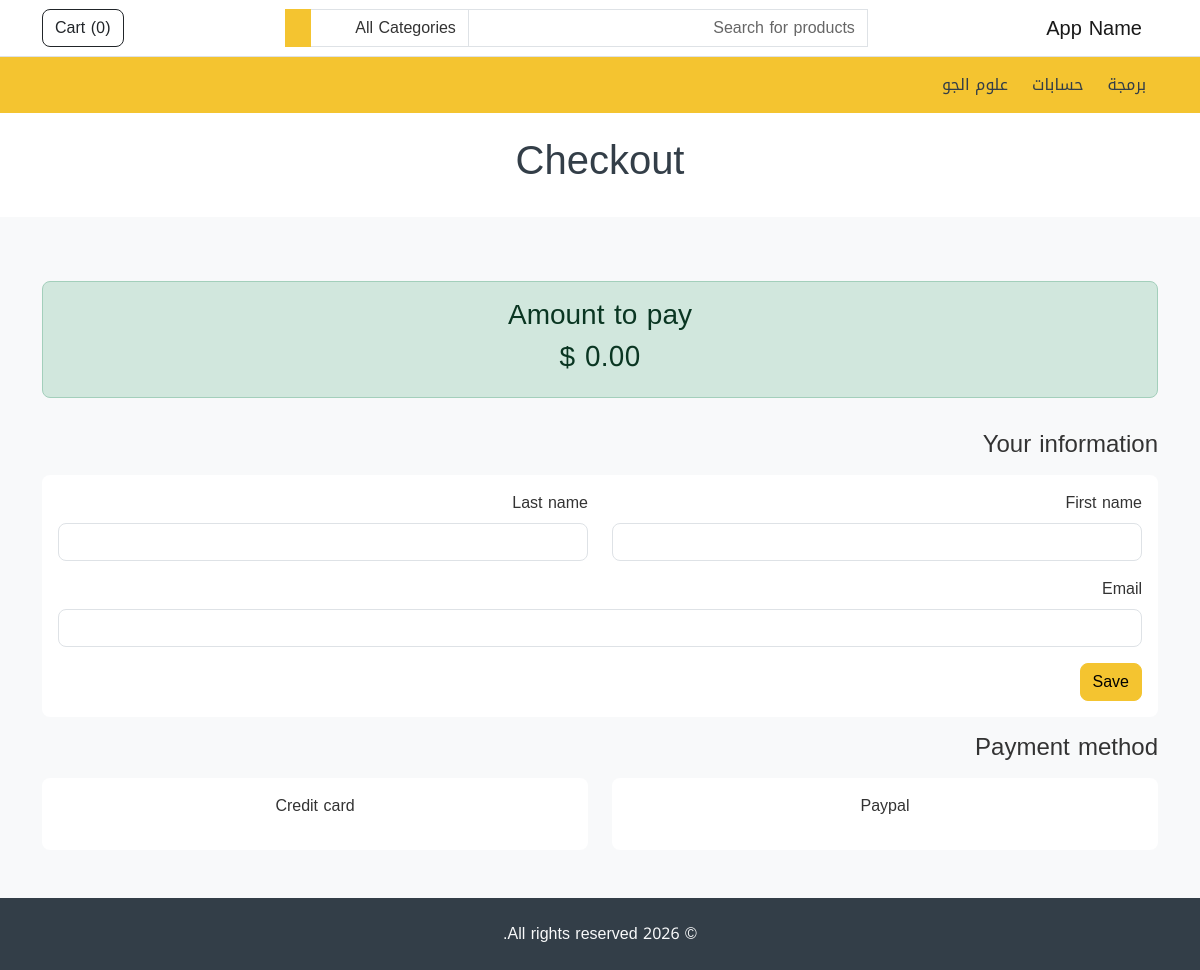
The app's page /checkout/ with its own data.
### store/models.py (models this page shows, shortened)
class Category (models.Model):
    name = models.CharField(max_length=255, unique=True)
    featured = models.BooleanField(default=False)
    order = models.IntegerField(default=1)
    created_at = models.DateTimeField(auto_now_add=True)
    updated_at = models.DateTimeField(auto_now=True)

### store/views.py (the view)
# urls.py: path('checkout/', include('checkout.urls')),
def checkout (request):
    return render(request, 'checkout.html')

### store/custom_context_processors.py (called while the page is built, shortened)
def store_website(request):
    categories = Category.objects.order_by('order')
    cart_items_count = 0
    cart_total_price = 0
    cart_products = []
    session_id = request.session.session_key
    return {
        'categories': categories,
        'cart_items_count': cart_items_count,
        'cart_total_price': cart_total_price,
        'cart_products': cart_products,
    }

### store/templatetags/my_filters.py (called while the page is built)
def currency(value):
    return '{:.2f} $'.format(value)

### store/templates/checkout.html (shortened to what this page needs)
{% extends "base.html" %}
{% load i18n my_filters %}
{% block content %}
    <div class="bg-white py-4">
      <h1 class="text-center text-secondary">{% trans "Checkout" %}</h1>
    </div>
    <div class="container my-5">
      <div class="row bd-highlight">
        <div class="col-md-12">
          <h4 class="my-3 text-center">
            <div class="alert alert-success py-3">
              <h3 class="text-center">{% trans "Amount to pay" %}</h3>
              <h3 class="text-center">{{ cart_total_price|currency }}</h3>
            </div>
          </h4>
        </div>
        <div class="col-12">
          <h4 class="my-3">{% trans "Your information" %}</h4>
          <div class="card">
            <div class="card-body">
              <form id="form-user-info" action="{% url 'checkout.order' %}" method="POST">
                <div class="row">
                  <div class="col-md-6">
                    <div class="mb-3">
                      <label for="firstNameInput" class="form-label">{% trans "First name" %}</label>
                      <input type="text" class="form-control" id="firstNameInput" name="first_name" required />
                    </div>
                  </div>
                  <div class="col-md-6">
                    <div class="mb-3">
                      <label for="lastNameInput" class="form-label">{% trans "Last name" %}</label>
                      <input type="text" class="form-control" id="lastNameInput" name="last_name" required />
                    </div>
                  </div>
                </div>
                <div class="mb-3">
                  <label for="emailInput" class="form-label">{% trans "Email" %}</label>
                  <input type="email" class="form-control" id="emailInput" name="email" required />
                </div>
                <button class="btn btn-primary">{% trans "Save" %}</button>
              </form>
            </div>
          </div>
          <h4 class="my-3">{% trans "Payment method" %}</h4>
          <div class="row">
            <div class="col-md-6">
              <div class="card" role="button">
                <div class="card-body text-center">
                  <p>{% trans "Paypal" %}</p>
                </div>
              </div>
            </div>
            <div class="col-md-6">
              <div class="card" role="button">
                <div class="card-body text-center">
                  <p>{% trans "Credit card" %}</p>
                </div>
              </div>
            </div>
          </div>
        </div>
      </div>
    </div>
{% endblock content %}

### store/templates/partials/header.html (shortened to what this page needs)
{% load i18n my_filters %}
<nav class="navbar navbar-expand-lg navbar-light bg-white border-bottom">
    <div class="container">
      <a class="navbar-brand" href="/"> {% trans "App Name" %}</a>
      <div class="collapse navbar-collapse mt-2 mt-lg-0" id="navbarSupportedContent">
        {% include "partials/header-search.html" %}
        <ul class="navbar-nav my-2 my-lg-0">
          <li class="nav-item">
            <a href="{% url 'store.cart' %}" class="btn btn-outline-dark" type="button">
              {% trans "Cart" %} (<span id="cart-count">{{ cart_items_count|default:0 }}</span>)
            </a>
          </li>
        </ul>
      </div>
    </div>
  </nav>
  <nav class="navbar navbar-expand-lg navbar-light bg-primary">
    <div class="container">
      <div class="collapse navbar-collapse mt-2 mt-lg-0" id="navbarSupportedContent">
        <ul class="navbar-nav my-2 my-lg-0">
          {% for category in categories %}
            <li class="nav-item">
              <a class="nav-link mx-1" href="{% url 'store.category' category.id %}" role="button">
                {{ category.name }}
              </a>
            </li>
          {% endfor %}
        </ul>
      </div>
    </div>
  </nav>

### records on screen
Category: name "برمجة"
Category: name "حسابات"
Category: name "علوم الجو"

### other values on screen
{{ cart_items_count|default:0 }} "0"
{{ cart_total_price|currency }} "0.00 $"
